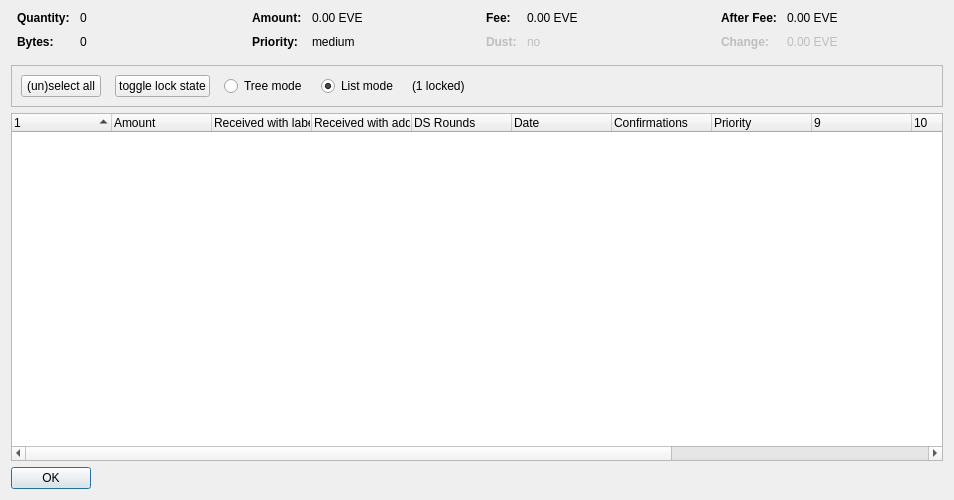
<?xml version="1.0" encoding="UTF-8"?>
<ui version="4.0">
 <class>CoinControlDialog</class>
 <widget class="QDialog" name="CoinControlDialog">
  <property name="geometry">
   <rect>
    <x>0</x>
    <y>0</y>
    <width>954</width>
    <height>500</height>
   </rect>
  </property>
  <property name="windowTitle">
   <string>Coin Selection</string>
  </property>
  <layout class="QVBoxLayout" name="verticalLayout">
   <item>
    <layout class="QHBoxLayout" name="horizontalLayoutTop" stretch="0,0,0,0">
     <property name="topMargin">
      <number>0</number>
     </property>
     <property name="bottomMargin">
      <number>10</number>
     </property>
     <item>
      <layout class="QFormLayout" name="formLayoutCoinControl1">
       <property name="horizontalSpacing">
        <number>10</number>
       </property>
       <property name="verticalSpacing">
        <number>10</number>
       </property>
       <property name="leftMargin">
        <number>6</number>
       </property>
       <property name="rightMargin">
        <number>6</number>
       </property>
       <item row="0" column="0">
        <widget class="QLabel" name="labelCoinControlQuantityText">
         <property name="font">
          <font>
           <weight>75</weight>
           <bold>true</bold>
          </font>
         </property>
         <property name="text">
          <string>Quantity:</string>
         </property>
        </widget>
       </item>
       <item row="0" column="1">
        <widget class="QLabel" name="labelCoinControlQuantity">
         <property name="cursor">
          <cursorShape>IBeamCursor</cursorShape>
         </property>
         <property name="contextMenuPolicy">
          <enum>Qt::ActionsContextMenu</enum>
         </property>
         <property name="text">
          <string notr="true">0</string>
         </property>
         <property name="textInteractionFlags">
          <set>Qt::LinksAccessibleByMouse|Qt::TextSelectableByKeyboard|Qt::TextSelectableByMouse</set>
         </property>
        </widget>
       </item>
       <item row="1" column="0">
        <widget class="QLabel" name="labelCoinControlBytesText">
         <property name="font">
          <font>
           <weight>75</weight>
           <bold>true</bold>
          </font>
         </property>
         <property name="text">
          <string>Bytes:</string>
         </property>
        </widget>
       </item>
       <item row="1" column="1">
        <widget class="QLabel" name="labelCoinControlBytes">
         <property name="cursor">
          <cursorShape>IBeamCursor</cursorShape>
         </property>
         <property name="contextMenuPolicy">
          <enum>Qt::ActionsContextMenu</enum>
         </property>
         <property name="text">
          <string notr="true">0</string>
         </property>
         <property name="textInteractionFlags">
          <set>Qt::LinksAccessibleByMouse|Qt::TextSelectableByKeyboard|Qt::TextSelectableByMouse</set>
         </property>
        </widget>
       </item>
      </layout>
     </item>
     <item>
      <layout class="QFormLayout" name="formLayoutCoinControl2">
       <property name="horizontalSpacing">
        <number>10</number>
       </property>
       <property name="verticalSpacing">
        <number>10</number>
       </property>
       <property name="leftMargin">
        <number>6</number>
       </property>
       <property name="rightMargin">
        <number>6</number>
       </property>
       <item row="0" column="0">
        <widget class="QLabel" name="labelCoinControlAmountText">
         <property name="font">
          <font>
           <weight>75</weight>
           <bold>true</bold>
          </font>
         </property>
         <property name="text">
          <string>Amount:</string>
         </property>
        </widget>
       </item>
       <item row="0" column="1">
        <widget class="QLabel" name="labelCoinControlAmount">
         <property name="cursor">
          <cursorShape>IBeamCursor</cursorShape>
         </property>
         <property name="contextMenuPolicy">
          <enum>Qt::ActionsContextMenu</enum>
         </property>
         <property name="text">
          <string notr="true">0.00 EVE</string>
         </property>
         <property name="textInteractionFlags">
          <set>Qt::LinksAccessibleByMouse|Qt::TextSelectableByKeyboard|Qt::TextSelectableByMouse</set>
         </property>
        </widget>
       </item>
       <item row="1" column="0">
        <widget class="QLabel" name="labelCoinControlPriorityText">
         <property name="font">
          <font>
           <weight>75</weight>
           <bold>true</bold>
          </font>
         </property>
         <property name="text">
          <string>Priority:</string>
         </property>
        </widget>
       </item>
       <item row="1" column="1">
        <widget class="QLabel" name="labelCoinControlPriority">
         <property name="cursor">
          <cursorShape>IBeamCursor</cursorShape>
         </property>
         <property name="contextMenuPolicy">
          <enum>Qt::ActionsContextMenu</enum>
         </property>
         <property name="text">
          <string>medium</string>
         </property>
         <property name="textInteractionFlags">
          <set>Qt::LinksAccessibleByMouse|Qt::TextSelectableByKeyboard|Qt::TextSelectableByMouse</set>
         </property>
        </widget>
       </item>
      </layout>
     </item>
     <item>
      <layout class="QFormLayout" name="formLayoutCoinControl3">
       <property name="horizontalSpacing">
        <number>10</number>
       </property>
       <property name="verticalSpacing">
        <number>10</number>
       </property>
       <property name="leftMargin">
        <number>6</number>
       </property>
       <property name="rightMargin">
        <number>6</number>
       </property>
       <item row="0" column="0">
        <widget class="QLabel" name="labelCoinControlFeeText">
         <property name="font">
          <font>
           <weight>75</weight>
           <bold>true</bold>
          </font>
         </property>
         <property name="text">
          <string>Fee:</string>
         </property>
        </widget>
       </item>
       <item row="0" column="1">
        <widget class="QLabel" name="labelCoinControlFee">
         <property name="cursor">
          <cursorShape>IBeamCursor</cursorShape>
         </property>
         <property name="contextMenuPolicy">
          <enum>Qt::ActionsContextMenu</enum>
         </property>
         <property name="text">
          <string notr="true">0.00 EVE</string>
         </property>
         <property name="textInteractionFlags">
          <set>Qt::LinksAccessibleByMouse|Qt::TextSelectableByKeyboard|Qt::TextSelectableByMouse</set>
         </property>
        </widget>
       </item>
       <item row="1" column="0">
        <widget class="QLabel" name="labelCoinControlLowOutputText">
         <property name="enabled">
          <bool>false</bool>
         </property>
         <property name="font">
          <font>
           <weight>75</weight>
           <bold>true</bold>
          </font>
         </property>
         <property name="text">
          <string>Dust:</string>
         </property>
        </widget>
       </item>
       <item row="1" column="1">
        <widget class="QLabel" name="labelCoinControlLowOutput">
         <property name="enabled">
          <bool>false</bool>
         </property>
         <property name="cursor">
          <cursorShape>IBeamCursor</cursorShape>
         </property>
         <property name="contextMenuPolicy">
          <enum>Qt::ActionsContextMenu</enum>
         </property>
         <property name="text">
          <string>no</string>
         </property>
         <property name="textInteractionFlags">
          <set>Qt::LinksAccessibleByMouse|Qt::TextSelectableByKeyboard|Qt::TextSelectableByMouse</set>
         </property>
        </widget>
       </item>
      </layout>
     </item>
     <item>
      <layout class="QFormLayout" name="formLayoutCoinControl4">
       <property name="horizontalSpacing">
        <number>10</number>
       </property>
       <property name="verticalSpacing">
        <number>10</number>
       </property>
       <property name="leftMargin">
        <number>6</number>
       </property>
       <property name="rightMargin">
        <number>6</number>
       </property>
       <item row="0" column="0">
        <widget class="QLabel" name="labelCoinControlAfterFeeText">
         <property name="font">
          <font>
           <weight>75</weight>
           <bold>true</bold>
          </font>
         </property>
         <property name="text">
          <string>After Fee:</string>
         </property>
        </widget>
       </item>
       <item row="0" column="1">
        <widget class="QLabel" name="labelCoinControlAfterFee">
         <property name="cursor">
          <cursorShape>IBeamCursor</cursorShape>
         </property>
         <property name="contextMenuPolicy">
          <enum>Qt::ActionsContextMenu</enum>
         </property>
         <property name="text">
          <string notr="true">0.00 EVE</string>
         </property>
         <property name="textInteractionFlags">
          <set>Qt::LinksAccessibleByMouse|Qt::TextSelectableByKeyboard|Qt::TextSelectableByMouse</set>
         </property>
        </widget>
       </item>
       <item row="1" column="0">
        <widget class="QLabel" name="labelCoinControlChangeText">
         <property name="enabled">
          <bool>false</bool>
         </property>
         <property name="font">
          <font>
           <weight>75</weight>
           <bold>true</bold>
          </font>
         </property>
         <property name="text">
          <string>Change:</string>
         </property>
        </widget>
       </item>
       <item row="1" column="1">
        <widget class="QLabel" name="labelCoinControlChange">
         <property name="enabled">
          <bool>false</bool>
         </property>
         <property name="cursor">
          <cursorShape>IBeamCursor</cursorShape>
         </property>
         <property name="contextMenuPolicy">
          <enum>Qt::ActionsContextMenu</enum>
         </property>
         <property name="text">
          <string notr="true">0.00 EVE</string>
         </property>
         <property name="textInteractionFlags">
          <set>Qt::LinksAccessibleByMouse|Qt::TextSelectableByKeyboard|Qt::TextSelectableByMouse</set>
         </property>
        </widget>
       </item>
      </layout>
     </item>
    </layout>
   </item>
   <item>
    <widget class="QFrame" name="frame">
     <property name="minimumSize">
      <size>
       <width>0</width>
       <height>40</height>
      </size>
     </property>
     <property name="frameShape">
      <enum>QFrame::StyledPanel</enum>
     </property>
     <property name="frameShadow">
      <enum>QFrame::Sunken</enum>
     </property>
     <layout class="QHBoxLayout" name="horizontalLayout">
      <item>
       <layout class="QHBoxLayout" name="horizontalLayoutPanel" stretch="0,0,0,0,0,0">
        <property name="spacing">
         <number>14</number>
        </property>
        <item>
         <widget class="QPushButton" name="pushButtonSelectAll">
          <property name="sizePolicy">
           <sizepolicy hsizetype="Maximum" vsizetype="Fixed">
            <horstretch>0</horstretch>
            <verstretch>0</verstretch>
           </sizepolicy>
          </property>
          <property name="text">
           <string>(un)select all</string>
          </property>
          <property name="autoDefault">
           <bool>false</bool>
          </property>
         </widget>
        </item>
        <item>
         <widget class="QPushButton" name="pushButtonToggleLock">
          <property name="sizePolicy">
           <sizepolicy hsizetype="Maximum" vsizetype="Fixed">
            <horstretch>0</horstretch>
            <verstretch>0</verstretch>
           </sizepolicy>
          </property>
          <property name="text">
           <string>toggle lock state</string>
          </property>
          <property name="autoDefault">
           <bool>false</bool>
          </property>
         </widget>
        </item>
        <item>
         <widget class="QRadioButton" name="radioTreeMode">
          <property name="sizePolicy">
           <sizepolicy hsizetype="Maximum" vsizetype="Fixed">
            <horstretch>0</horstretch>
            <verstretch>0</verstretch>
           </sizepolicy>
          </property>
          <property name="text">
           <string>Tree mode</string>
          </property>
         </widget>
        </item>
        <item>
         <widget class="QRadioButton" name="radioListMode">
          <property name="sizePolicy">
           <sizepolicy hsizetype="Maximum" vsizetype="Fixed">
            <horstretch>0</horstretch>
            <verstretch>0</verstretch>
           </sizepolicy>
          </property>
          <property name="text">
           <string>List mode</string>
          </property>
          <property name="checked">
           <bool>true</bool>
          </property>
         </widget>
        </item>
        <item>
         <widget class="QLabel" name="labelLocked">
          <property name="text">
           <string>(1 locked)</string>
          </property>
         </widget>
        </item>
        <item>
         <spacer name="horizontalSpacer">
          <property name="orientation">
           <enum>Qt::Horizontal</enum>
          </property>
          <property name="sizeHint" stdset="0">
           <size>
            <width>40</width>
            <height>20</height>
           </size>
          </property>
         </spacer>
        </item>
       </layout>
      </item>
     </layout>
    </widget>
   </item>
   <item>
    <widget class="CoinControlTreeWidget" name="treeWidget">
     <property name="contextMenuPolicy">
      <enum>Qt::CustomContextMenu</enum>
     </property>
     <property name="sortingEnabled">
      <bool>false</bool>
     </property>
     <property name="columnCount">
      <number>13</number>
     </property>
     <attribute name="headerShowSortIndicator" stdset="0">
      <bool>true</bool>
     </attribute>
     <attribute name="headerStretchLastSection">
      <bool>false</bool>
     </attribute>
     <column>
      <property name="text">
       <string/>
      </property>
     </column>
     <column>
      <property name="text">
       <string>Amount</string>
      </property>
     </column>
     <column>
      <property name="text">
       <string>Received with label</string>
      </property>
     </column>
     <column>
      <property name="text">
       <string>Received with address</string>
      </property>
     </column>
     <column>
      <property name="text">
       <string>DS Rounds</string>
      </property>
     </column>
     <column>
      <property name="text">
       <string>Date</string>
      </property>
     </column>
     <column>
      <property name="text">
       <string>Confirmations</string>
      </property>
      <property name="toolTip">
       <string>Confirmed</string>
      </property>
     </column>
     <column>
      <property name="text">
       <string>Priority</string>
      </property>
     </column>
     <column>
      <property name="text">
       <string/>
      </property>
     </column>
     <column>
      <property name="text">
       <string/>
      </property>
     </column>
     <column>
      <property name="text">
       <string/>
      </property>
     </column>
     <column>
      <property name="text">
       <string/>
      </property>
     </column>
     <column>
      <property name="text">
       <string/>
      </property>
     </column>
    </widget>
   </item>
   <item>
    <widget class="QDialogButtonBox" name="buttonBox">
     <property name="sizePolicy">
      <sizepolicy hsizetype="Maximum" vsizetype="Fixed">
       <horstretch>0</horstretch>
       <verstretch>0</verstretch>
      </sizepolicy>
     </property>
     <property name="orientation">
      <enum>Qt::Horizontal</enum>
     </property>
     <property name="standardButtons">
      <set>QDialogButtonBox::Ok</set>
     </property>
    </widget>
   </item>
  </layout>
 </widget>
 <customwidgets>
  <customwidget>
   <class>CoinControlTreeWidget</class>
   <extends>QTreeWidget</extends>
   <header>coincontroltreewidget.h</header>
  </customwidget>
 </customwidgets>
 <resources/>
 <connections/>
</ui>
